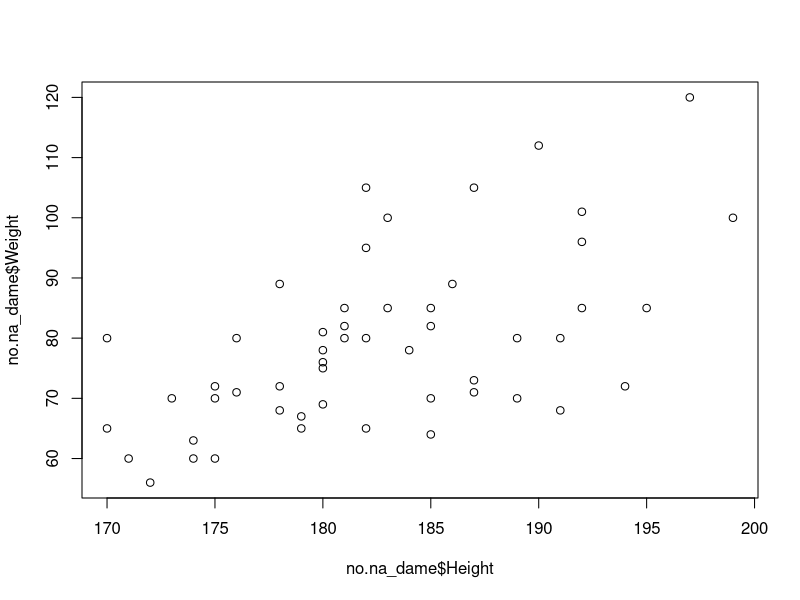
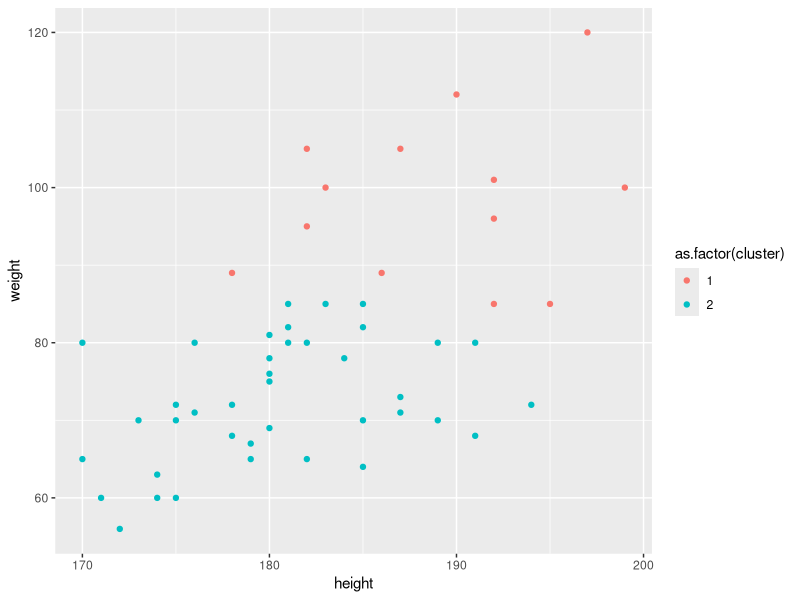

The R source for these figures, in order:
## AD
## test run k-clustering for Q3Q4

## ---------- age - height ----------------
### k cluster age - height dame !!! only male
library(readxl)
dame_raw <- read_excel("Data/rawData/SimTLXAnswers_Dame.xlsx")
no.na_dame <- dame_raw[complete.cases(dame_raw), ]
no.na_dame <- no.na_dame[no.na_dame$Gender == "M", ]

cluster_dame <- kmeans(no.na_dame[, c("Weight", "Height")], centers = 2)
height_age <- plot(y = no.na_dame$Weight, x = no.na_dame$Height)

cluster_dame_df <- data.frame(no.na_dame$Weight, no.na_dame$Height, cluster_dame$cluster)
colnames(cluster_dame_df) <- c("weight", "height", "cluster")

library(ggplot2)
ggplot(cluster_dame_df, aes(x = height, y = weight, color = as.factor(cluster))) + 
  geom_point()

## ----------- check stress level or physical load
# idea : probably we dont need very complicated subsets
# maybe only compare one dimensional supgroup (gender, group adaptive/non, ...)
# 2 dimensional subgroups that worth-trying : weight-height (might indicate ppl 
## ...with unhealthy figures have more stress or physical load)

### AD comment: i already run 2 dimensions kclustering between weight and height...
### ...we might merge and compare between those 2 clusters
